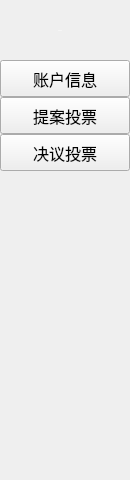
<?xml version="1.0" encoding="UTF-8"?>
<ui version="4.0">
 <class>FunctionCitizenWidget</class>
 <widget class="QWidget" name="FunctionCitizenWidget">
  <property name="geometry">
   <rect>
    <x>0</x>
    <y>0</y>
    <width>130</width>
    <height>480</height>
   </rect>
  </property>
  <property name="windowTitle">
   <string>Form</string>
  </property>
  <widget class="QLabel" name="label_normal">
   <property name="geometry">
    <rect>
     <x>0</x>
     <y>0</y>
     <width>120</width>
     <height>60</height>
    </rect>
   </property>
   <property name="font">
    <font>
     <family>微软雅黑</family>
     <pointsize>-1</pointsize>
     <weight>75</weight>
     <italic>false</italic>
     <bold>true</bold>
    </font>
   </property>
   <property name="styleSheet">
    <string notr="true">color: white;
font: bold 16px &quot;微软雅黑&quot;;</string>
   </property>
   <property name="text">
    <string>MINER</string>
   </property>
   <property name="alignment">
    <set>Qt::AlignCenter</set>
   </property>
  </widget>
  <widget class="QPushButton" name="accountInfoBtn">
   <property name="geometry">
    <rect>
     <x>0</x>
     <y>60</y>
     <width>130</width>
     <height>37</height>
    </rect>
   </property>
   <property name="font">
    <font>
     <pointsize>12</pointsize>
    </font>
   </property>
   <property name="text">
    <string>账户信息</string>
   </property>
  </widget>
  <widget class="QPushButton" name="proposalBtn">
   <property name="geometry">
    <rect>
     <x>0</x>
     <y>97</y>
     <width>130</width>
     <height>37</height>
    </rect>
   </property>
   <property name="font">
    <font>
     <pointsize>12</pointsize>
    </font>
   </property>
   <property name="text">
    <string>提案投票</string>
   </property>
  </widget>
  <widget class="QPushButton" name="policyBtn">
   <property name="geometry">
    <rect>
     <x>0</x>
     <y>134</y>
     <width>130</width>
     <height>37</height>
    </rect>
   </property>
   <property name="font">
    <font>
     <pointsize>12</pointsize>
    </font>
   </property>
   <property name="text">
    <string>决议投票</string>
   </property>
  </widget>
 </widget>
 <resources/>
 <connections/>
</ui>
